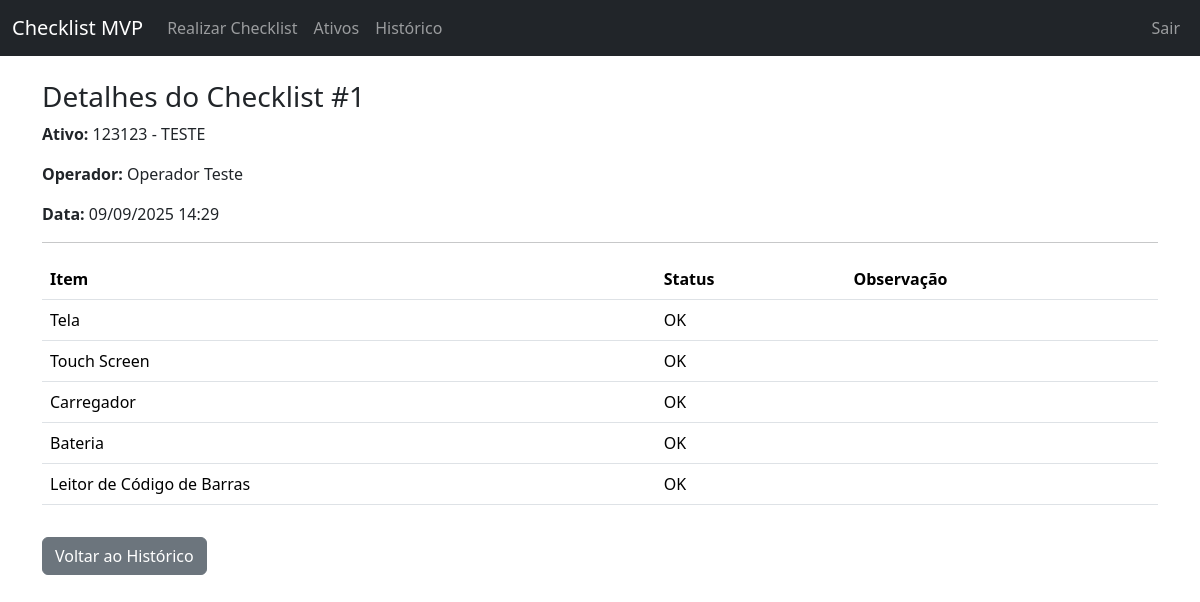
The app's page /checklist/ver/1 (signed in) with its own data.
### app/models.py (models this page shows, shortened)
class Checklist(db.Model):
    id = db.Column(db.Integer, primary_key=True)
    versao = db.Column(db.String(10), default='1.0') # <-- NOVO CAMPO
    timestamp = db.Column(db.DateTime, index=True, default=datetime.utcnow)
    turno = db.Column(db.String(50))
    validado_por_lider = db.Column(db.Boolean, default=False)
    usuario_id = db.Column(db.Integer, db.ForeignKey('usuario.id'))
    ativo_id = db.Column(db.Integer, db.ForeignKey('ativo.id'))
    usuario = db.relationship('Usuario', backref='checklists')
    ativo = db.relationship('Ativo', backref='checklists')
    respostas = db.relationship('ChecklistResposta', backref='checklist', lazy='dynamic')

class Ativo(db.Model):
    id = db.Column(db.Integer, primary_key=True)
    codigo = db.Column(db.String(64), index=True, unique=True)
    descricao = db.Column(db.String(200))
    setor = db.Column(db.String(120))

class Usuario(UserMixin, db.Model):
    id = db.Column(db.Integer, primary_key=True)
    matricula = db.Column(db.String(64), index=True, unique=True)
    nome = db.Column(db.String(120))
    perfil = db.Column(db.String(64)) # Ex: 'operador', 'lider', 'gestor'
    password_hash = db.Column(db.String(128))

class ChecklistResposta(db.Model):
    id = db.Column(db.Integer, primary_key=True)
    status = db.Column(db.String(10)) # 'OK' ou 'Falha'
    observacao = db.Column(db.Text)
    foto_path = db.Column(db.String(300)) # Caminho para a imagem salva
    checklist_id = db.Column(db.Integer, db.ForeignKey('checklist.id'))
    item_template_id = db.Column(db.Integer, db.ForeignKey('item_template.id'))
    item_template = db.relationship('ItemTemplate')

class ItemTemplate(db.Model):
    id = db.Column(db.Integer, primary_key=True)
    descricao = db.Column(db.String(200), unique=True, nullable=False)

### app/routes.py (the view)
@app.route('/checklist/ver/<int:checklist_id>')
@login_required
def ver_checklist(checklist_id):
    checklist = Checklist.query.get_or_404(checklist_id)
    return render_template('ver_checklist.html', checklist=checklist)

### app/models.py (called while the page is built)
@login.user_loader
def load_user(id):
    return Usuario.query.get(int(id))

### app/templates/ver_checklist.html (shortened to what this page needs)
{% extends "base.html" %}
{% block content %}
<h3>Detalhes do Checklist #{{ checklist.id }}</h3>
<p><strong>Ativo:</strong> {{ checklist.ativo.codigo }} - {{ checklist.ativo.descricao }}</p>
<p><strong>Operador:</strong> {{ checklist.usuario.nome }}</p>
<p><strong>Data:</strong> {{ checklist.timestamp.strftime('%d/%m/%Y %H:%M') }}</p>
<hr>
<table class="table">
    <thead>
        <tr>
            <th>Item</th>
            <th>Status</th>
            <th>Observação</th>
        </tr>
    </thead>
    <tbody>
        {% for resposta in checklist.respostas %}
        <tr class="{{ 'table-danger' if resposta.status == 'Falha' else '' }}">
            <td>{{ resposta.item_template.descricao }}</td>
            <td>{{ resposta.status }}</td>
            <td>
            </td>
        </tr>
        {% endfor %}
    </tbody>
</table>
<a href="{{ url_for('historico') }}" class="btn btn-secondary mt-3">Voltar ao Histórico</a>
{% endblock %}

### records on screen
Checklist: id "1", timestamp "09/09/2025 14:29"
Ativo: ativo.codigo "123123", ativo.descricao "TESTE"
Usuario: usuario.nome "Operador Teste"
ChecklistResposta: item_template.descricao "Tela", status "OK"
ChecklistResposta: item_template.descricao "Touch Screen", status "OK"
ChecklistResposta: item_template.descricao "Carregador", status "OK"
ChecklistResposta: item_template.descricao "Bateria", status "OK"
ChecklistResposta: item_template.descricao "Leitor de Código de Barras", status "OK"
